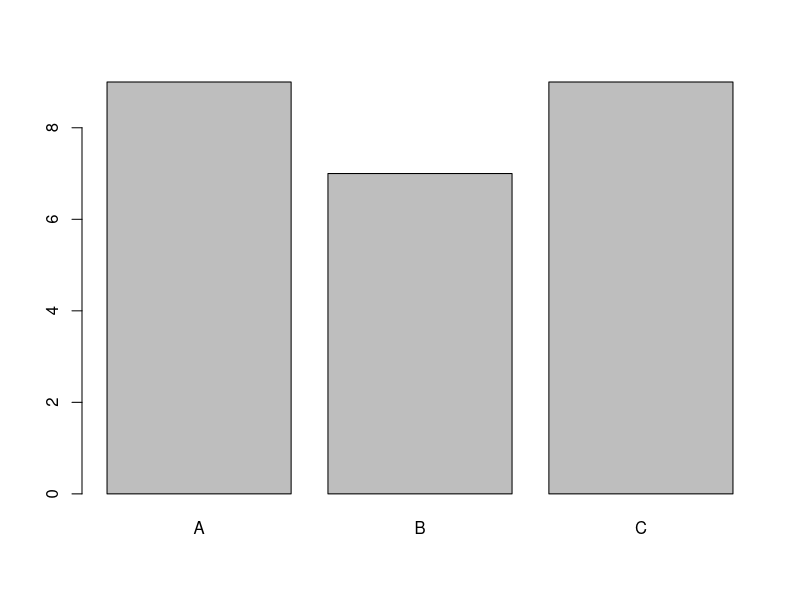
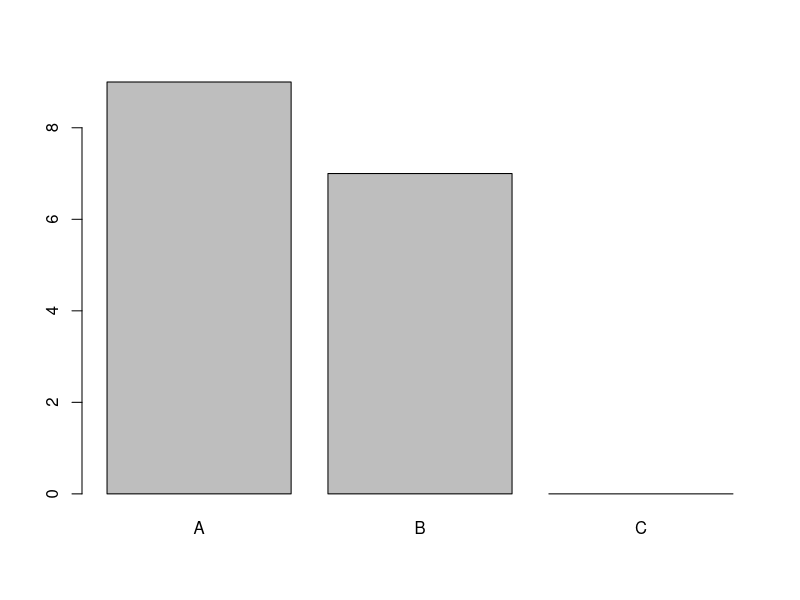
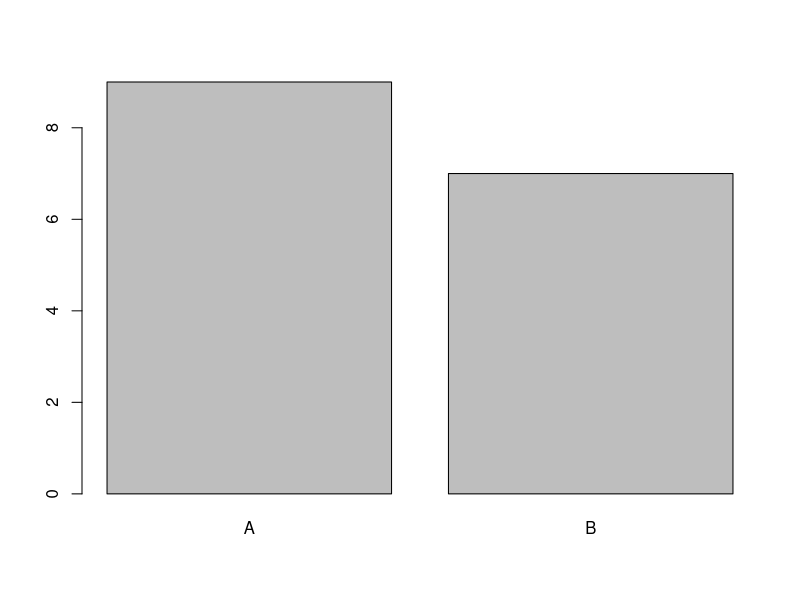
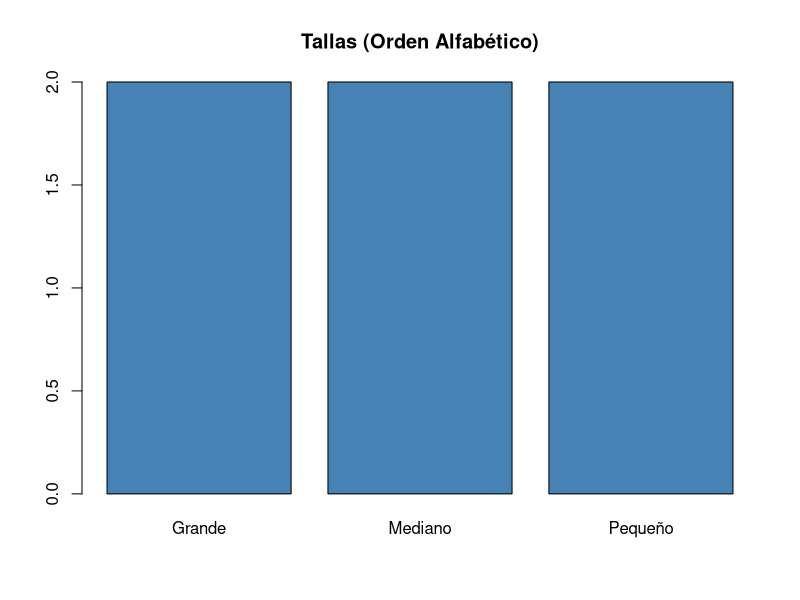
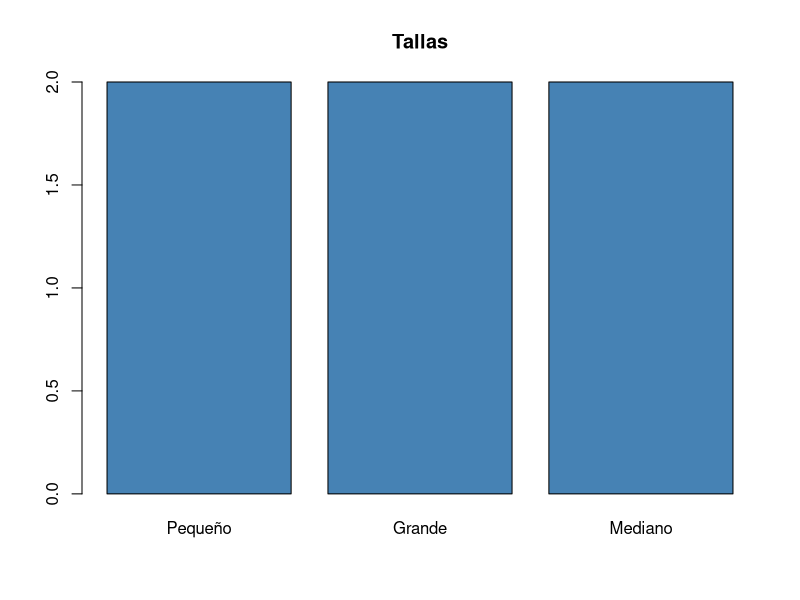
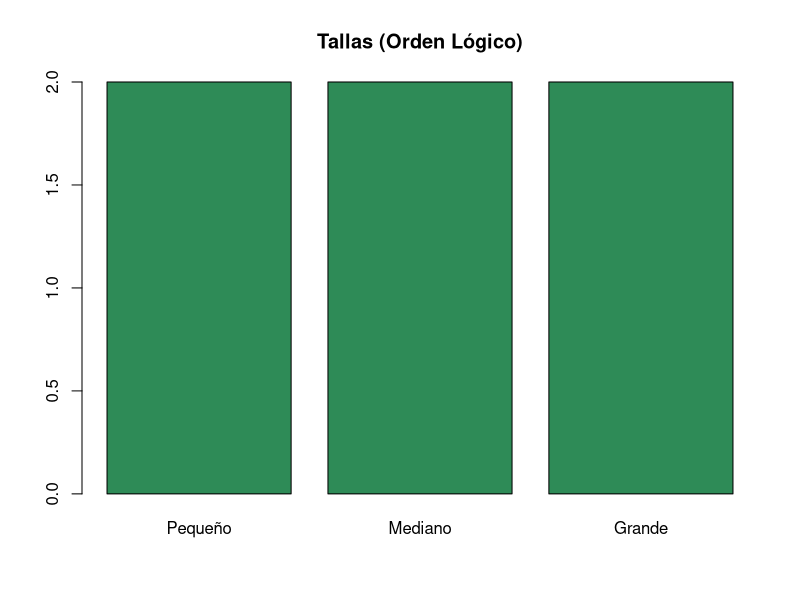
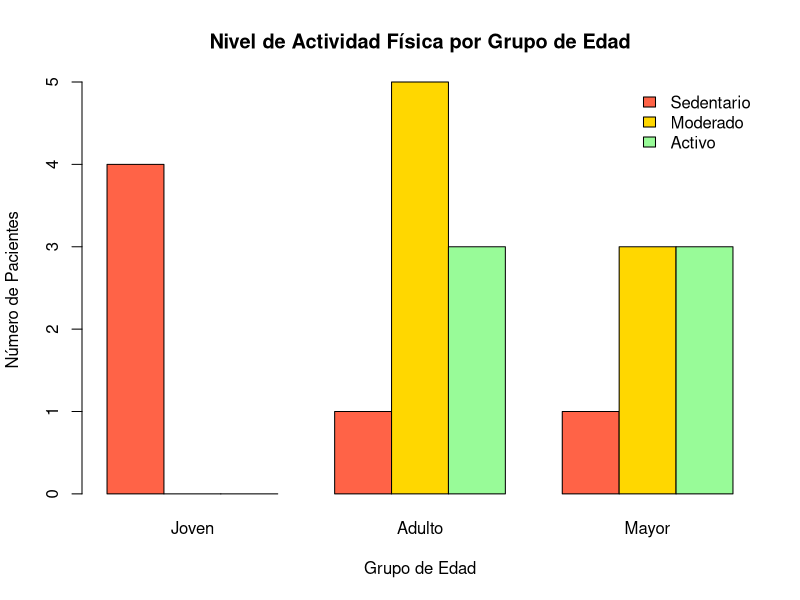

These figures' R source, in order:
## ---- chunk 1
knitr::opts_chunk$set(out.width="90%",out.height="90%") 
setwd("~/Library/Mobile Documents/com~apple~CloudDocs/cursos/estadisticacomputacional")
library(ggridges) 
library(reshape)
library(ggplot2)
library(tidyverse) 
library(patchwork)
## ---- chunk 2
    sexo<-c(0,1,0,0,0,0,0,0,0,1,1,0,1,1,0,1,0,0,0,0,1,1,1) 
    class(sexo)
## ---- chunk 3
    summary(sexo)
## ---- chunk 4
sexof<-factor(sexo)
sexof
summary(sexof)
## ---- chunk 5
sexof<-factor(sexo,labels=c("Fem","Mas"))
sexof
summary(sexof) 
## ---- chunk 6
class(sexof)
## ---- chunk 7
is.factor(sexof)
## ---- chunk 8
levels(sexof)
## ---- chunk 9
nlevels(sexof)
## ---- chunk 10
levels(sexof)=c("Femenino","Masculino") 
table(sexof)
## ---- chunk 11
edad=c(18,20,19,18,21,20)
sexo=c("M","F","M","M","F","F")
datos=data.frame(edad=edad,sexo=sexo,stringsAsFactors=TRUE) 
str(datos)
## ---- chunk 12
with( datos, tapply(edad,sexo, mean) ) 
## ---- chunk 13
sexo2=c('F','f','M','m','M','m','F','f','M','m','M','m','S')
sexo2=factor(sexo2)
summary(sexo2)
## ---- chunk 14
library(car)
sexo2=recode(sexo2,"c('F','f')='Femenino';
             c('M','m') = 'Masculino';
             else=NA")
summary(sexo2)
## ---- chunk 15
#| echo: true


set.seed(1234)
# 500 números entre 1 y 10 tomados en forma aleatoria 
satis=sample(1:10,size = 500,replace = TRUE)
# se convierte en factor
satis=factor(satis)
table(satis)
## ---- chunk 16
#| echo: true
library(car)
satis_r=recode(satis,"c(1,2,3)='Baja';c(4,5,6,7)='Media';else='Alta'")
## ---- chunk 17
set.seed(1234)
peso=rpois(25,lambda = 40)
trat=factor(sample(c("A","B","C"),25,replace = TRUE) )
dataT=data.frame(peso,trat)
head(dataT)
## ---- chunk 18
barplot(table(dataT$trat)) 
## ---- chunk 19
dataTb=subset(dataT,subset=trat!='C')
table(dataTb$trat) 
## ---- chunk 20
levels(dataTb$trat)
## ---- chunk 21
barplot(table(dataTb$trat)) 
## ---- chunk 22
dataTb$trat=droplevels(dataTb$trat)
## ---- chunk 23
barplot(table(dataTb$trat)) 
## ---- chunk 24
set.seed(1234) 
edades<-round(16 + 50 * rbeta(10000, 2, 3))
head(edades)
cat('Edad minima', min(edades),"años \n") 
cat('Edad maxima', max(edades),"años\n") 
cat('Numero de datos:', length(edades),"\n") 
## ---- chunk 25
seq.int(16, 66, 10)
## ---- chunk 26
seq.int(16, 66, 10)
edades_agrup<-cut(edades, seq.int(16, 66, 10))
head(edades)
head(edades_agrup)
## ---- chunk 27

head(data.frame(edades,edades_agrup))
class(edades_agrup)
## ---- chunk 28
summary(edades_agrup)
table(edades_agrup)
sum(table(edades_agrup))
## ---- chunk 29
sum(edades==16) 
which(edades==16)
edades_agrup[which(edades==16)]
## ---- chunk 30
edades_agrup<-cut(edades, seq.int(16, 66, 10),
                  include.lowest = TRUE) 
table(edades_agrup)
sum(table(edades_agrup))
## ---- chunk 31
edades_agrup<-cut(edades, seq.int(16, 66, 10),
                  include.lowest = TRUE,
                  right = FALSE) 
table(edades_agrup)
sum(table(edades_agrup))
## ---- chunk 32
levels(edades_agrup)<-c('Jovenes' , 'Adultos Jovenes' , 
                        'Adultos','Mayores',
                        'Adulto Mayor') 
table(edades_agrup)
## ---- chunk 33
edades_agrup<-cut(edades, seq.int(16, 66, 10),labels=c('Jovenes' , 'Ad Jovenes' , 
                        'Adultos','Mayores',
                        'Ad Mayor'),include.lowest=TRUE,right = FALSE )
head( data.frame(edades,edades_agrup) ) 
## ---- chunk 34
gl(3, 4)
## ---- chunk 35
gl(3, 4,labels = c("A","B","C")) 
## ---- chunk 36
gl(3, 4,length=24,labels = c("A","B","C")) 
## ---- chunk 37
tallas <- c("Pequeño", "Grande", "Mediano", "Pequeño", "Mediano", "Grande")
tallas_factor <- factor(tallas)
## ---- chunk 38
#| echo: true

levels(tallas_factor)
## ---- chunk 39
#| echo: true
#| fig-height: 4
barplot(table(tallas_factor), col="steelblue", main="Tallas (Orden Alfabético)")
## ---- chunk 40
#| echo: true


tallas_factor <- relevel(tallas_factor, ref = "Pequeño")
levels(tallas_factor)
## ---- chunk 41
#| echo: true
#| fig-height: 4
barplot(table(tallas_factor), col="steelblue", main="Tallas")
## ---- chunk 42
#| echo: true


tallas_factor <- factor(tallas, levels = c("Pequeño", "Mediano", "Grande"))
levels(tallas_factor)
## ---- chunk 43
#| fig-height: 3.5
barplot(table(tallas_factor), col="seagreen", main="Tallas (Orden Lógico)")
## ---- chunk 44
set.seed(42)
edades_pacientes <- sample(18:75, 20, replace = TRUE)
actividad_num <- sample(1:3, 20, replace = TRUE)

datos_clinica <- data.frame(Edad = edades_pacientes, Actividad = actividad_num)
head(datos_clinica, 4)
 
## ---- chunk 45
#| echo: true


datos_clinica$Actividad <- factor(datos_clinica$Actividad, 
  levels = c(1, 2, 3), 
  labels = c("Sedentario", "Moderado", "Activo"))

table(datos_clinica$Actividad)
## ---- chunk 46
#| echo: true

datos_clinica$Grupo_Edad <- cut(datos_clinica$Edad, 
      breaks = c(18, 35, 55, 80), 
      labels = c("Joven", "Adulto", "Mayor"),
      include.lowest = TRUE) 
head(datos_clinica, 5)
## ---- chunk 47
#| fig-height: 4.5

# Primero creamos la tabla cruzada de frecuencias
tabla_actividad <- table(datos_clinica$Actividad, datos_clinica$Grupo_Edad)

# Gráfico de barras agrupadas (lado a lado)
barplot(tabla_actividad, 
        col = c("tomato", "gold", "palegreen"),
        main = "Nivel de Actividad Física por Grupo de Edad",
        xlab = "Grupo de Edad", 
        ylab = "Número de Pacientes",
        beside = TRUE, # Cambie a FALSE si prefiere barras apiladas
        legend.text = TRUE, 
        args.legend = list(x = "topright", bty = "n"))

## ---- chunk 48
set.seed(1234)
peso=rpois(25,lambda = 40)
trat=factor(sample(c("A","B","C"),25,replace = TRUE) )
dataT=data.frame(peso,trat)
head(dataT)
## ---- chunk 49
#| echo: true
with(dataT, tapply(peso, trat, mean) ) 
## ---- chunk 50
#| echo: false
medias=with(dataT, tapply(peso, trat, mean) ) 
dmed=diff(medias)
## ---- chunk 51
mod=lm(peso~trat,data=dataT) 
summary(mod)[["coefficients"]]
## ---- chunk 52
medias=with(dataT, tapply(peso, trat, mean) ) 
medias["B"]-medias["A"]
## ---- chunk 53
dataT$trat=relevel(dataT$trat,ref='C')
with( dataT, tapply(peso,trat, mean) ) 
## ---- chunk 54
mod=lm(peso~trat,data=dataT) 
summary(mod)[["coefficients"]]
